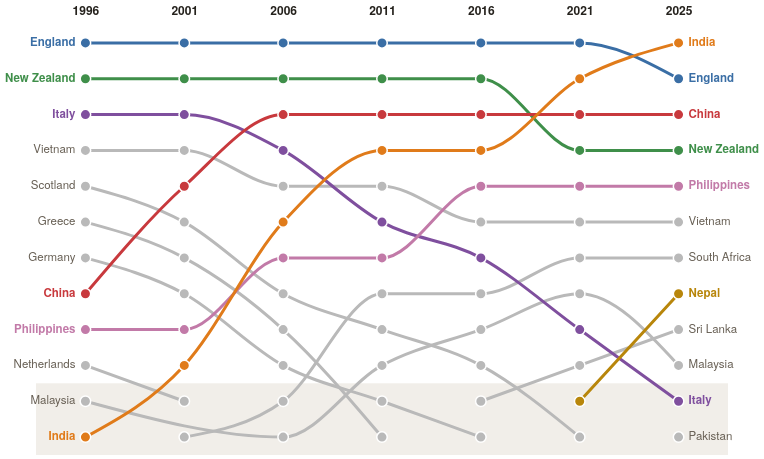

This figure's Vega-Lite source:
### Vega-Lite specification from a JSON file in a GitHub repository (floating-point values rounded to 4 significant figures)
{"$schema": "https://vega.github.io/schema/vega-lite/v5.json", "config": {"background": null, "font": "IBM Plex Sans, Helvetica Neue, Arial, sans-serif", "padding": 4, "view": {"stroke": null}, "axis": {"labelColor": "#675f54", "titleColor": "#675f54", "gridColor": "#d8cfbf", "domainColor": "#d8cfbf", "tickColor": "#d8cfbf", "labelFont": "IBM Plex Sans, Helvetica Neue, Arial, sans-serif", "labelFontSize": 11, "titleFont": "IBM Plex Sans, Helvetica Neue, Arial, sans-serif", "titleFontWeight": 500, "titleFontSize": 11.5}, "legend": {"labelColor": "#675f54", "titleColor": "#25221d", "labelFont": "IBM Plex Sans, Helvetica Neue, Arial, sans-serif", "titleFont": "IBM Plex Sans, Helvetica Neue, Arial, sans-serif", "titleFontWeight": 600, "labelFontSize": 12, "titleFontSize": 12, "symbolStrokeColor": "#fbf8f2"}, "text": {"color": "#25221d", "font": "IBM Plex Sans, Helvetica Neue, Arial, sans-serif"}, "tooltipFormat": {"numberFormat": ",.0f"}}, "width": 692, "height": 430, "encoding": {"x": {"field": "year", "type": "ordinal", "title": null, "axis": {"orient": "top", "domain": false, "ticks": false, "labelAngle": 0, "labelExpr": "datum.label", "labelFontWeight": 600, "labelFontSize": 12, "labelPadding": 8, "labelColor": "#25221d"}}, "y": {"field": "rank", "type": "quantitative", "title": null, "scale": {"domain": [0.5, 12.5], "reverse": true, "nice": false, "zero": false}, "axis": null}}, "layer": [{"data": {"values": [{"a": 10.5, "b": 12.5}]}, "mark": {"type": "rect", "fill": "#d8cfbf", "opacity": 0.35}, "encoding": {"x": null, "y": {"field": "a", "type": "quantitative", "scale": {"domain": [0.5, 12.5], "reverse": true, "nice": false, "zero": false}}, "y2": {"field": "b"}}}, {"data": {"values": [{"country": "Vietnam", "year": 1996, "rank": 4, "n": 158740, "key": "Other"}, {"country": "Scotland", "year": 1996, "rank": 5, "n": 150110, "key": "Other"}, {"country": "Greece", "year": 1996, "rank": 6, "n": 138080, "key": "Other"}, {"country": "Germany", "year": 1996, "rank": 7, "n": 121910, "key": "Other"}, {"country": "Netherlands", "year": 1996, "rank": 10, "n": 96370, "key": "Other"}, {"country": "Malaysia", "year": 1996, "rank": 11, "n": 82530, "key": "Other"}, {"country": "Vietnam", "year": 2001, "rank": 4, "n": 163490, "key": "Other"}, {"country": "Scotland", "year": 2001, "rank": 6, "n": 141850, "key": "Other"}, {"country": "Greece", "year": 2001, "rank": 7, "n": 128700, "key": "Other"}, {"country": "Germany", "year": 2001, "rank": 8, "n": 118340, "key": "Other"}, {"country": "Netherlands", "year": 2001, "rank": 11, "n": 91900, "key": "Other"}, {"country": "South Africa", "year": 2001, "rank": 12, "n": 86820, "key": "Other"}, {"country": "Vietnam", "year": 2006, "rank": 5, "n": 178010, "key": "Other"}, {"country": "Scotland", "year": 2006, "rank": 8, "n": 136630, "key": "Other"}, {"country": "Greece", "year": 2006, "rank": 9, "n": 128980, "key": "Other"}, {"country": "Germany", "year": 2006, "rank": 10, "n": 124710, "key": "Other"}, {"country": "South Africa", "year": 2006, "rank": 11, "n": 119490, "key": "Other"}, {"country": "Malaysia", "year": 2006, "rank": 12, "n": 105710, "key": "Other"}, {"country": "Vietnam", "year": 2011, "rank": 5, "n": 207620, "key": "Other"}, {"country": "South Africa", "year": 2011, "rank": 8, "n": 161590, "key": "Other"}, {"country": "Scotland", "year": 2011, "rank": 9, "n": 141220, "key": "Other"}, {"country": "Malaysia", "year": 2011, "rank": 10, "n": 134140, "key": "Other"}, {"country": "Germany", "year": 2011, "rank": 11, "n": 125750, "key": "Other"}, {"country": "Greece", "year": 2011, "rank": 12, "n": 121180, "key": "Other"}, {"country": "Vietnam", "year": 2016, "rank": 6, "n": 243220, "key": "Other"}, {"country": "South Africa", "year": 2016, "rank": 8, "n": 180480, "key": "Other"}, {"country": "Malaysia", "year": 2016, "rank": 9, "n": 152900, "key": "Other"}, {"country": "Scotland", "year": 2016, "rank": 10, "n": 137760, "key": "Other"}, {"country": "Sri Lanka", "year": 2016, "rank": 11, "n": 124500, "key": "Other"}, {"country": "Germany", "year": 2016, "rank": 12, "n": 116700, "key": "Other"}, {"country": "Vietnam", "year": 2021, "rank": 6, "n": 274840, "key": "Other"}, {"country": "South Africa", "year": 2021, "rank": 7, "n": 202730, "key": "Other"}, {"country": "Malaysia", "year": 2021, "rank": 8, "n": 173990, "key": "Other"}, {"country": "Sri Lanka", "year": 2021, "rank": 10, "n": 140110, "key": "Other"}, {"country": "Scotland", "year": 2021, "rank": 12, "n": 127340, "key": "Other"}, {"country": "Vietnam", "year": 2025, "rank": 6, "n": 326630, "key": "Other"}, {"country": "South Africa", "year": 2025, "rank": 7, "n": 229950, "key": "Other"}, {"country": "Sri Lanka", "year": 2025, "rank": 9, "n": 184800, "key": "Other"}, {"country": "Malaysia", "year": 2025, "rank": 10, "n": 184320, "key": "Other"}, {"country": "Pakistan", "year": 2025, "rank": 12, "n": 143920, "key": "Other"}, {"country": "England", "year": 1996, "rank": 1, "n": 956680, "key": "England"}, {"country": "New Zealand", "year": 1996, "rank": 2, "n": 312240, "key": "New Zealand"}, {"country": "Italy", "year": 1996, "rank": 3, "n": 250360, "key": "Italy"}, {"country": "China", "year": 1996, "rank": 8, "n": 118640, "key": "China"}, {"country": "Philippines", "year": 1996, "rank": 9, "n": 104820, "key": "Philippines"}, {"country": "India", "year": 1996, "rank": 12, "n": 80470, "key": "India"}, {"country": "England", "year": 2001, "rank": 1, "n": 927630, "key": "England"}, {"country": "New Zealand", "year": 2001, "rank": 2, "n": 389600, "key": "New Zealand"}, {"country": "Italy", "year": 2001, "rank": 3, "n": 229850, "key": "Italy"}, {"country": "China", "year": 2001, "rank": 5, "n": 153360, "key": "China"}, {"country": "Philippines", "year": 2001, "rank": 9, "n": 114260, "key": "Philippines"}, {"country": "India", "year": 2001, "rank": 10, "n": 98070, "key": "India"}, {"country": "England", "year": 2006, "rank": 1, "n": 939260, "key": "England"}, {"country": "New Zealand", "year": 2006, "rank": 2, "n": 437890, "key": "New Zealand"}, {"country": "China", "year": 2006, "rank": 3, "n": 251960, "key": "China"}, {"country": "Italy", "year": 2006, "rank": 4, "n": 218040, "key": "Italy"}, {"country": "India", "year": 2006, "rank": 6, "n": 169720, "key": "India"}, {"country": "Philippines", "year": 2006, "rank": 7, "n": 141890, "key": "Philippines"}, {"country": "England", "year": 2011, "rank": 1, "n": 991040, "key": "England"}, {"country": "New Zealand", "year": 2011, "rank": 2, "n": 543950, "key": "New Zealand"}, {"country": "China", "year": 2011, "rank": 3, "n": 387420, "key": "China"}, {"country": "India", "year": 2011, "rank": 4, "n": 337120, "key": "India"}, {"country": "Italy", "year": 2011, "rank": 6, "n": 201680, "key": "Italy"}, {"country": "Philippines", "year": 2011, "rank": 7, "n": 193030, "key": "Philippines"}, {"country": "England", "year": 2016, "rank": 1, "n": 1002060, "key": "England"}, {"country": "New Zealand", "year": 2016, "rank": 2, "n": 568170, "key": "New Zealand"}, {"country": "China", "year": 2016, "rank": 3, "n": 557690, "key": "China"}, {"country": "India", "year": 2016, "rank": 4, "n": 489410, "key": "India"}, {"country": "Philippines", "year": 2016, "rank": 5, "n": 252690, "key": "Philippines"}, {"country": "Italy", "year": 2016, "rank": 7, "n": 195760, "key": "Italy"}, {"country": "England", "year": 2021, "rank": 1, "n": 973950, "key": "England"}, {"country": "India", "year": 2021, "rank": 2, "n": 712040, "key": "India"}, {"country": "China", "year": 2021, "rank": 3, "n": 584660, "key": "China"}, {"country": "New Zealand", "year": 2021, "rank": 4, "n": 584010, "key": "New Zealand"}, {"country": "Philippines", "year": 2021, "rank": 5, "n": 308240, "key": "Philippines"}, {"country": "Italy", "year": 2021, "rank": 9, "n": 167570, "key": "Italy"}, {"country": "Nepal", "year": 2021, "rank": 11, "n": 130290, "key": "Nepal"}, {"country": "India", "year": 2025, "rank": 1, "n": 971020, "key": "India"}, {"country": "England", "year": 2025, "rank": 2, "n": 970950, "key": "England"}, {"country": "China", "year": 2025, "rank": 3, "n": 731540, "key": "China"}, {"country": "New Zealand", "year": 2025, "rank": 4, "n": 637680, "key": "New Zealand"}, {"country": "Philippines", "year": 2025, "rank": 5, "n": 412530, "key": "Philippines"}, {"country": "Nepal", "year": 2025, "rank": 8, "n": 213580, "key": "Nepal"}, {"country": "Italy", "year": 2025, "rank": 11, "n": 152560, "key": "Italy"}]}, "mark": {"type": "line", "strokeWidth": 3, "interpolate": "monotone", "strokeCap": "round", "cursor": "pointer"}, "encoding": {"detail": {"field": "country"}, "color": {"field": "key", "type": "nominal", "scale": {"domain": ["India", "China", "England", "New Zealand", "Italy", "Philippines", "Nepal", "Other"], "range": ["#e07b1a", "#c8393d", "#3a6ea5", "#3f8f4a", "#7f4f9e", "#c27aa8", "#b8860b", "#b9b9b9"]}, "legend": null}, "opacity": {"condition": [{"param": "bc", "empty": true, "value": 1}], "value": 0.15}}}, {"data": {"values": [{"country": "Vietnam", "year": 1996, "rank": 4, "n": 158740, "key": "Other"}, {"country": "Scotland", "year": 1996, "rank": 5, "n": 150110, "key": "Other"}, {"country": "Greece", "year": 1996, "rank": 6, "n": 138080, "key": "Other"}, {"country": "Germany", "year": 1996, "rank": 7, "n": 121910, "key": "Other"}, {"country": "Netherlands", "year": 1996, "rank": 10, "n": 96370, "key": "Other"}, {"country": "Malaysia", "year": 1996, "rank": 11, "n": 82530, "key": "Other"}, {"country": "Vietnam", "year": 2001, "rank": 4, "n": 163490, "key": "Other"}, {"country": "Scotland", "year": 2001, "rank": 6, "n": 141850, "key": "Other"}, {"country": "Greece", "year": 2001, "rank": 7, "n": 128700, "key": "Other"}, {"country": "Germany", "year": 2001, "rank": 8, "n": 118340, "key": "Other"}, {"country": "Netherlands", "year": 2001, "rank": 11, "n": 91900, "key": "Other"}, {"country": "South Africa", "year": 2001, "rank": 12, "n": 86820, "key": "Other"}, {"country": "Vietnam", "year": 2006, "rank": 5, "n": 178010, "key": "Other"}, {"country": "Scotland", "year": 2006, "rank": 8, "n": 136630, "key": "Other"}, {"country": "Greece", "year": 2006, "rank": 9, "n": 128980, "key": "Other"}, {"country": "Germany", "year": 2006, "rank": 10, "n": 124710, "key": "Other"}, {"country": "South Africa", "year": 2006, "rank": 11, "n": 119490, "key": "Other"}, {"country": "Malaysia", "year": 2006, "rank": 12, "n": 105710, "key": "Other"}, {"country": "Vietnam", "year": 2011, "rank": 5, "n": 207620, "key": "Other"}, {"country": "South Africa", "year": 2011, "rank": 8, "n": 161590, "key": "Other"}, {"country": "Scotland", "year": 2011, "rank": 9, "n": 141220, "key": "Other"}, {"country": "Malaysia", "year": 2011, "rank": 10, "n": 134140, "key": "Other"}, {"country": "Germany", "year": 2011, "rank": 11, "n": 125750, "key": "Other"}, {"country": "Greece", "year": 2011, "rank": 12, "n": 121180, "key": "Other"}, {"country": "Vietnam", "year": 2016, "rank": 6, "n": 243220, "key": "Other"}, {"country": "South Africa", "year": 2016, "rank": 8, "n": 180480, "key": "Other"}, {"country": "Malaysia", "year": 2016, "rank": 9, "n": 152900, "key": "Other"}, {"country": "Scotland", "year": 2016, "rank": 10, "n": 137760, "key": "Other"}, {"country": "Sri Lanka", "year": 2016, "rank": 11, "n": 124500, "key": "Other"}, {"country": "Germany", "year": 2016, "rank": 12, "n": 116700, "key": "Other"}, {"country": "Vietnam", "year": 2021, "rank": 6, "n": 274840, "key": "Other"}, {"country": "South Africa", "year": 2021, "rank": 7, "n": 202730, "key": "Other"}, {"country": "Malaysia", "year": 2021, "rank": 8, "n": 173990, "key": "Other"}, {"country": "Sri Lanka", "year": 2021, "rank": 10, "n": 140110, "key": "Other"}, {"country": "Scotland", "year": 2021, "rank": 12, "n": 127340, "key": "Other"}, {"country": "Vietnam", "year": 2025, "rank": 6, "n": 326630, "key": "Other"}, {"country": "South Africa", "year": 2025, "rank": 7, "n": 229950, "key": "Other"}, {"country": "Sri Lanka", "year": 2025, "rank": 9, "n": 184800, "key": "Other"}, {"country": "Malaysia", "year": 2025, "rank": 10, "n": 184320, "key": "Other"}, {"country": "Pakistan", "year": 2025, "rank": 12, "n": 143920, "key": "Other"}, {"country": "England", "year": 1996, "rank": 1, "n": 956680, "key": "England"}, {"country": "New Zealand", "year": 1996, "rank": 2, "n": 312240, "key": "New Zealand"}, {"country": "Italy", "year": 1996, "rank": 3, "n": 250360, "key": "Italy"}, {"country": "China", "year": 1996, "rank": 8, "n": 118640, "key": "China"}, {"country": "Philippines", "year": 1996, "rank": 9, "n": 104820, "key": "Philippines"}, {"country": "India", "year": 1996, "rank": 12, "n": 80470, "key": "India"}, {"country": "England", "year": 2001, "rank": 1, "n": 927630, "key": "England"}, {"country": "New Zealand", "year": 2001, "rank": 2, "n": 389600, "key": "New Zealand"}, {"country": "Italy", "year": 2001, "rank": 3, "n": 229850, "key": "Italy"}, {"country": "China", "year": 2001, "rank": 5, "n": 153360, "key": "China"}, {"country": "Philippines", "year": 2001, "rank": 9, "n": 114260, "key": "Philippines"}, {"country": "India", "year": 2001, "rank": 10, "n": 98070, "key": "India"}, {"country": "England", "year": 2006, "rank": 1, "n": 939260, "key": "England"}, {"country": "New Zealand", "year": 2006, "rank": 2, "n": 437890, "key": "New Zealand"}, {"country": "China", "year": 2006, "rank": 3, "n": 251960, "key": "China"}, {"country": "Italy", "year": 2006, "rank": 4, "n": 218040, "key": "Italy"}, {"country": "India", "year": 2006, "rank": 6, "n": 169720, "key": "India"}, {"country": "Philippines", "year": 2006, "rank": 7, "n": 141890, "key": "Philippines"}, {"country": "England", "year": 2011, "rank": 1, "n": 991040, "key": "England"}, {"country": "New Zealand", "year": 2011, "rank": 2, "n": 543950, "key": "New Zealand"}, {"country": "China", "year": 2011, "rank": 3, "n": 387420, "key": "China"}, {"country": "India", "year": 2011, "rank": 4, "n": 337120, "key": "India"}, {"country": "Italy", "year": 2011, "rank": 6, "n": 201680, "key": "Italy"}, {"country": "Philippines", "year": 2011, "rank": 7, "n": 193030, "key": "Philippines"}, {"country": "England", "year": 2016, "rank": 1, "n": 1002060, "key": "England"}, {"country": "New Zealand", "year": 2016, "rank": 2, "n": 568170, "key": "New Zealand"}, {"country": "China", "year": 2016, "rank": 3, "n": 557690, "key": "China"}, {"country": "India", "year": 2016, "rank": 4, "n": 489410, "key": "India"}, {"country": "Philippines", "year": 2016, "rank": 5, "n": 252690, "key": "Philippines"}, {"country": "Italy", "year": 2016, "rank": 7, "n": 195760, "key": "Italy"}, {"country": "England", "year": 2021, "rank": 1, "n": 973950, "key": "England"}, {"country": "India", "year": 2021, "rank": 2, "n": 712040, "key": "India"}, {"country": "China", "year": 2021, "rank": 3, "n": 584660, "key": "China"}, {"country": "New Zealand", "year": 2021, "rank": 4, "n": 584010, "key": "New Zealand"}, {"country": "Philippines", "year": 2021, "rank": 5, "n": 308240, "key": "Philippines"}, {"country": "Italy", "year": 2021, "rank": 9, "n": 167570, "key": "Italy"}, {"country": "Nepal", "year": 2021, "rank": 11, "n": 130290, "key": "Nepal"}, {"country": "India", "year": 2025, "rank": 1, "n": 971020, "key": "India"}, {"country": "England", "year": 2025, "rank": 2, "n": 970950, "key": "England"}, {"country": "China", "year": 2025, "rank": 3, "n": 731540, "key": "China"}, {"country": "New Zealand", "year": 2025, "rank": 4, "n": 637680, "key": "New Zealand"}, {"country": "Philippines", "year": 2025, "rank": 5, "n": 412530, "key": "Philippines"}, {"country": "Nepal", "year": 2025, "rank": 8, "n": 213580, "key": "Nepal"}, {"country": "Italy", "year": 2025, "rank": 11, "n": 152560, "key": "Italy"}]}, "params": [{"name": "bc", "select": {"type": "point", "fields": ["country"], "on": "pointerover", "clear": "pointerout"}}], "mark": {"type": "circle", "size": 110, "stroke": "#ffffff", "strokeWidth": 1.5, "opacity": 1, "cursor": "pointer"}, "encoding": {"color": {"field": "key", "type": "nominal", "scale": {"domain": ["India", "China", "England", "New Zealand", "Italy", "Philippines", "Nepal", "Other"], "range": ["#e07b1a", "#c8393d", "#3a6ea5", "#3f8f4a", "#7f4f9e", "#c27aa8", "#b8860b", "#b9b9b9"]}, "legend": null}, "opacity": {"condition": [{"param": "bc", "empty": true, "value": 1}], "value": 0.15}, "tooltip": [{"field": "country", "title": "Born in"}, {"field": "year", "title": "Year"}, {"field": "rank", "title": "Rank"}, {"field": "n", "title": "Residents", "format": ","}]}}, {"data": {"values": [{"country": "Vietnam", "year": 1996, "rank": 4, "n": 158740, "key": "Other", "side": "L", "lc": "#675f54"}, {"country": "Scotland", "year": 1996, "rank": 5, "n": 150110, "key": "Other", "side": "L", "lc": "#675f54"}, {"country": "Greece", "year": 1996, "rank": 6, "n": 138080, "key": "Other", "side": "L", "lc": "#675f54"}, {"country": "Germany", "year": 1996, "rank": 7, "n": 121910, "key": "Other", "side": "L", "lc": "#675f54"}, {"country": "Netherlands", "year": 1996, "rank": 10, "n": 96370, "key": "Other", "side": "L", "lc": "#675f54"}, {"country": "Malaysia", "year": 1996, "rank": 11, "n": 82530, "key": "Other", "side": "L", "lc": "#675f54"}, {"country": "England", "year": 1996, "rank": 1, "n": 956680, "key": "England", "side": "L", "lc": "#3a6ea5"}, {"country": "New Zealand", "year": 1996, "rank": 2, "n": 312240, "key": "New Zealand", "side": "L", "lc": "#3f8f4a"}, {"country": "Italy", "year": 1996, "rank": 3, "n": 250360, "key": "Italy", "side": "L", "lc": "#7f4f9e"}, {"country": "China", "year": 1996, "rank": 8, "n": 118640, "key": "China", "side": "L", "lc": "#c8393d"}, {"country": "Philippines", "year": 1996, "rank": 9, "n": 104820, "key": "Philippines", "side": "L", "lc": "#c27aa8"}, {"country": "India", "year": 1996, "rank": 12, "n": 80470, "key": "India", "side": "L", "lc": "#e07b1a"}, {"country": "Vietnam", "year": 2025, "rank": 6, "n": 326630, "key": "Other", "side": "R", "lc": "#675f54"}, {"country": "South Africa", "year": 2025, "rank": 7, "n": 229950, "key": "Other", "side": "R", "lc": "#675f54"}, {"country": "Sri Lanka", "year": 2025, "rank": 9, "n": 184800, "key": "Other", "side": "R", "lc": "#675f54"}, {"country": "Malaysia", "year": 2025, "rank": 10, "n": 184320, "key": "Other", "side": "R", "lc": "#675f54"}, {"country": "Pakistan", "year": 2025, "rank": 12, "n": 143920, "key": "Other", "side": "R", "lc": "#675f54"}, {"country": "India", "year": 2025, "rank": 1, "n": 971020, "key": "India", "side": "R", "lc": "#e07b1a"}, {"country": "England", "year": 2025, "rank": 2, "n": 970950, "key": "England", "side": "R", "lc": "#3a6ea5"}, {"country": "China", "year": 2025, "rank": 3, "n": 731540, "key": "China", "side": "R", "lc": "#c8393d"}, {"country": "New Zealand", "year": 2025, "rank": 4, "n": 637680, "key": "New Zealand", "side": "R", "lc": "#3f8f4a"}, {"country": "Philippines", "year": 2025, "rank": 5, "n": 412530, "key": "Philippines", "side": "R", "lc": "#c27aa8"}, {"country": "Nepal", "year": 2025, "rank": 8, "n": 213580, "key": "Nepal", "side": "R", "lc": "#b8860b"}, {"country": "Italy", "year": 2025, "rank": 11, "n": 152560, "key": "Italy", "side": "R", "lc": "#7f4f9e"}]}, "mark": {"type": "text", "fontSize": 11.5, "baseline": "middle", "align": {"expr": "datum.side == 'L' ? 'right' : 'left'"}, "dx": {"expr": "datum.side == 'L' ? -10 : 10"}, "fontWeight": {"expr": "datum.key != 'Other' ? 700 : 400"}}, "encoding": {"text": {"field": "country"}, "color": {"field": "lc", "type": "nominal", "scale": null}, "opacity": {"condition": [{"param": "bc", "empty": true, "value": 1}], "value": 0.15}}}]}
